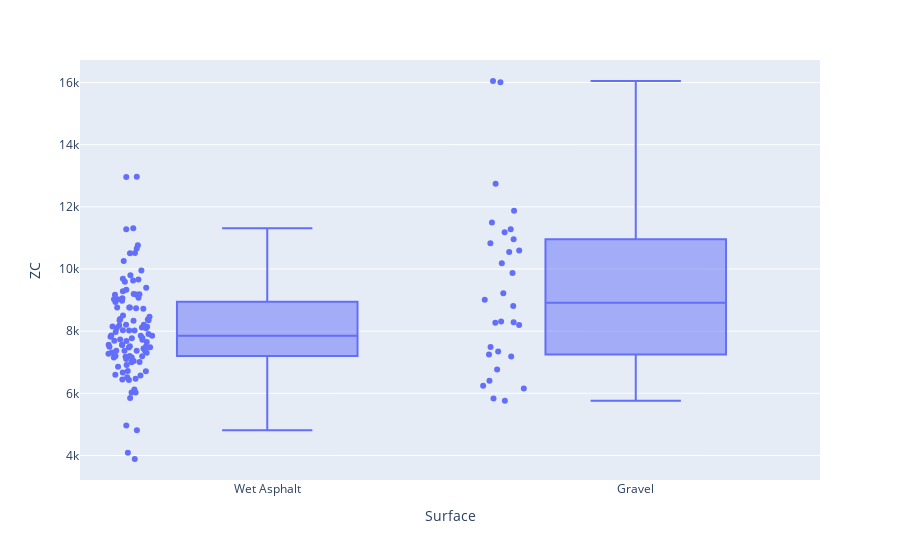

Write notebook code for a chart like this one.
### Code cell
fig = px.box(alldf, x="Surface", y="ZC", points = 'all')
fig.show()

### Figure 1 — Plotly figure (JSON) as saved in the notebook; plotly's stock layout.template omitted (floating-point values rounded to 4 significant figures; data arrays with more than 128 entries replaced by an {"elided": "..."} marker saying what was removed)
{"data": [{"alignmentgroup": "True", "boxpoints": "all", "hovertemplate": "Surface=%{x}<br>ZC=%{y}<extra></extra>", "legendgroup": "", "marker": {"color": "#636efa"}, "name": "", "notched": false, "offsetgroup": "", "orientation": "v", "showlegend": false, "type": "box", "x": {"elided": "139 str values"}, "x0": " ", "xaxis": "x", "y": {"elided": "139 int values"}, "y0": " ", "yaxis": "y"}], "layout": {"boxmode": "group", "legend": {"tracegroupgap": 0}, "margin": {"t": 60}, "xaxis": {"anchor": "y", "domain": [0, 1], "title": {"text": "Surface"}}, "yaxis": {"anchor": "x", "domain": [0, 1], "title": {"text": "ZC"}}}}
